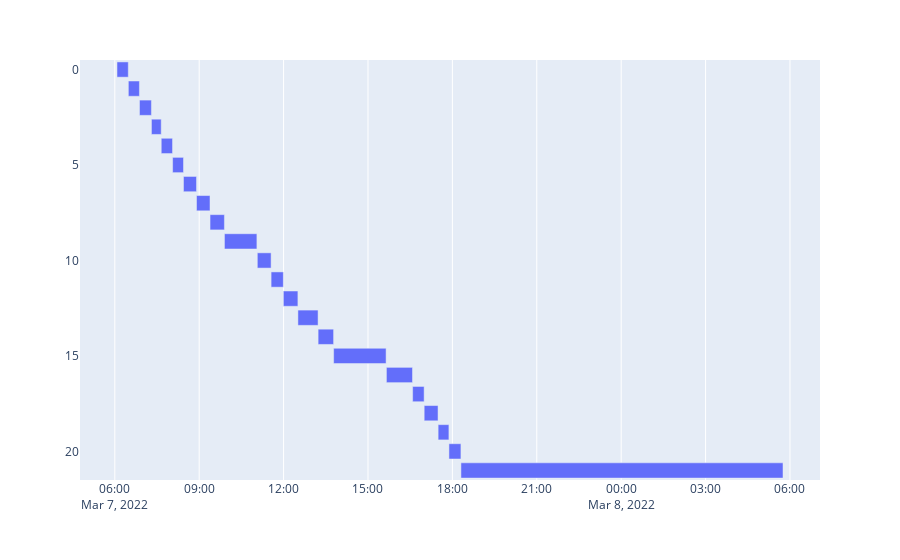

The code cell stored with this chart in its notebook:
### Code cell
#Look at actual trip recordings
start_end_each_trip_dict = [dict(Start=trips.start_date, End=trips.end_date) for trips in all_trips_for_machine]
df_pyplot = pd.DataFrame(start_end_each_trip_dict)

fig = px.timeline(df_pyplot, x_start="Start", x_end="End")
fig.update_yaxes(autorange="reversed") # otherwise tasks are listed from the bottom up
fig.show()

### Figure 1 — Plotly figure (JSON) as saved in the notebook; plotly's stock layout.template omitted (floating-point values rounded to 4 significant figures)
{"data": [{"alignmentgroup": "True", "base": ["2022-03-07T06:04:41.869000+00:00", "2022-03-07T06:28:53.850000+00:00", "2022-03-07T06:52:39.879000+00:00", "2022-03-07T07:18:09.871000+00:00", "2022-03-07T07:39:02.838000+00:00", "2022-03-07T08:03:18.849000+00:00", "2022-03-07T08:26:29.881000+00:00", "2022-03-07T08:54:16.923000+00:00", "2022-03-07T09:23:07.901000+00:00", "2022-03-07T09:53:51.899000+00:00", "2022-03-07T11:03:57.932000+00:00", "2022-03-07T11:33:20.900000+00:00", "2022-03-07T11:59:31.894000+00:00", "2022-03-07T12:30:32.895000+00:00", "2022-03-07T13:13:38.911000+00:00", "2022-03-07T13:46:43.921000+00:00", "2022-03-07T15:39:18.886000+00:00", "2022-03-07T16:35:12.861000+00:00", "2022-03-07T16:59:50.917000+00:00", "2022-03-07T17:29:35.903000+00:00", "2022-03-07T17:52:38.936000+00:00", "2022-03-07T18:18:14.906000+00:00"], "hovertemplate": "Start=%{base}<br>End=%{x}<extra></extra>", "legendgroup": "", "marker": {"color": "#636efa", "pattern": {"shape": ""}}, "name": "", "offsetgroup": "", "orientation": "h", "showlegend": false, "textposition": "auto", "type": "bar", "x": [1442981, 1417029, 1525992, 1250968, 1445012, 1391032, 1667042, 1726978, 1839999, 4152034, 1762968, 1566995, 1859001, 2579016, 1979010, 6711967, 3335976, 1471057, 1772987, 1379033, 1533970, 41211981], "xaxis": "x", "yaxis": "y"}], "layout": {"barmode": "overlay", "legend": {"tracegroupgap": 0}, "margin": {"t": 60}, "xaxis": {"anchor": "y", "domain": [0, 1], "type": "date"}, "yaxis": {"anchor": "x", "autorange": "reversed", "domain": [0, 1]}}}
